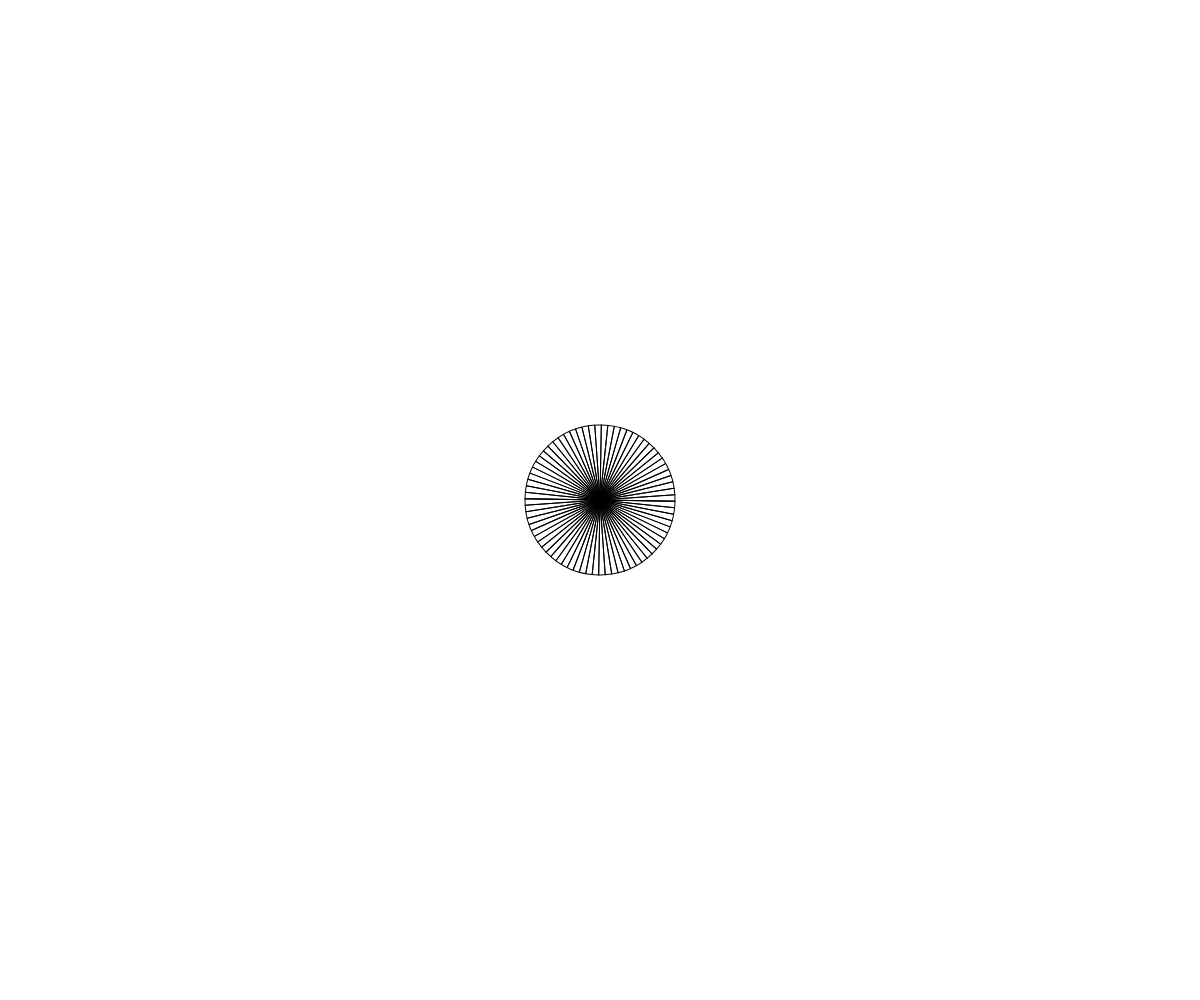
Frame 1 (no input)
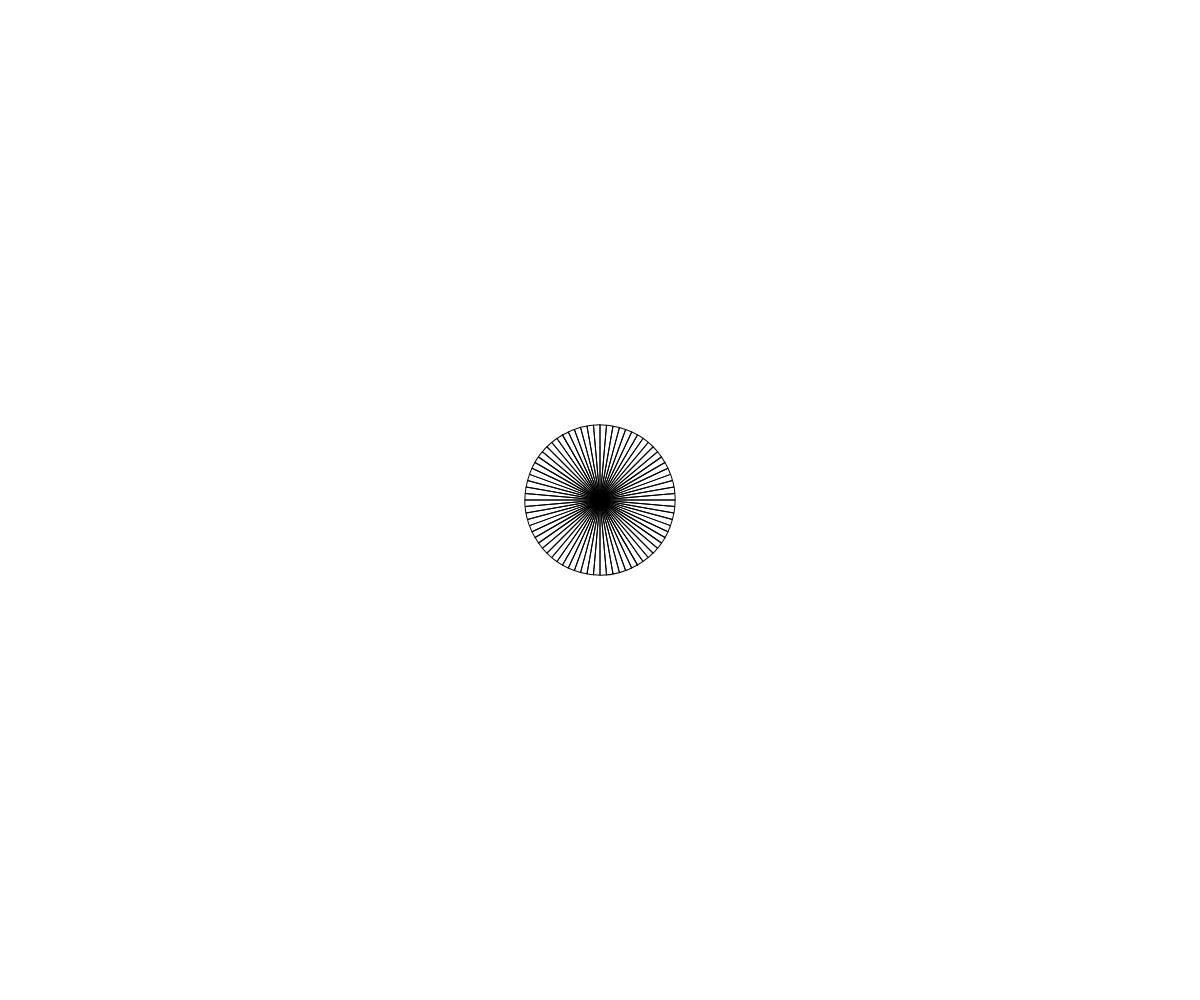
Frame 60 (no input)
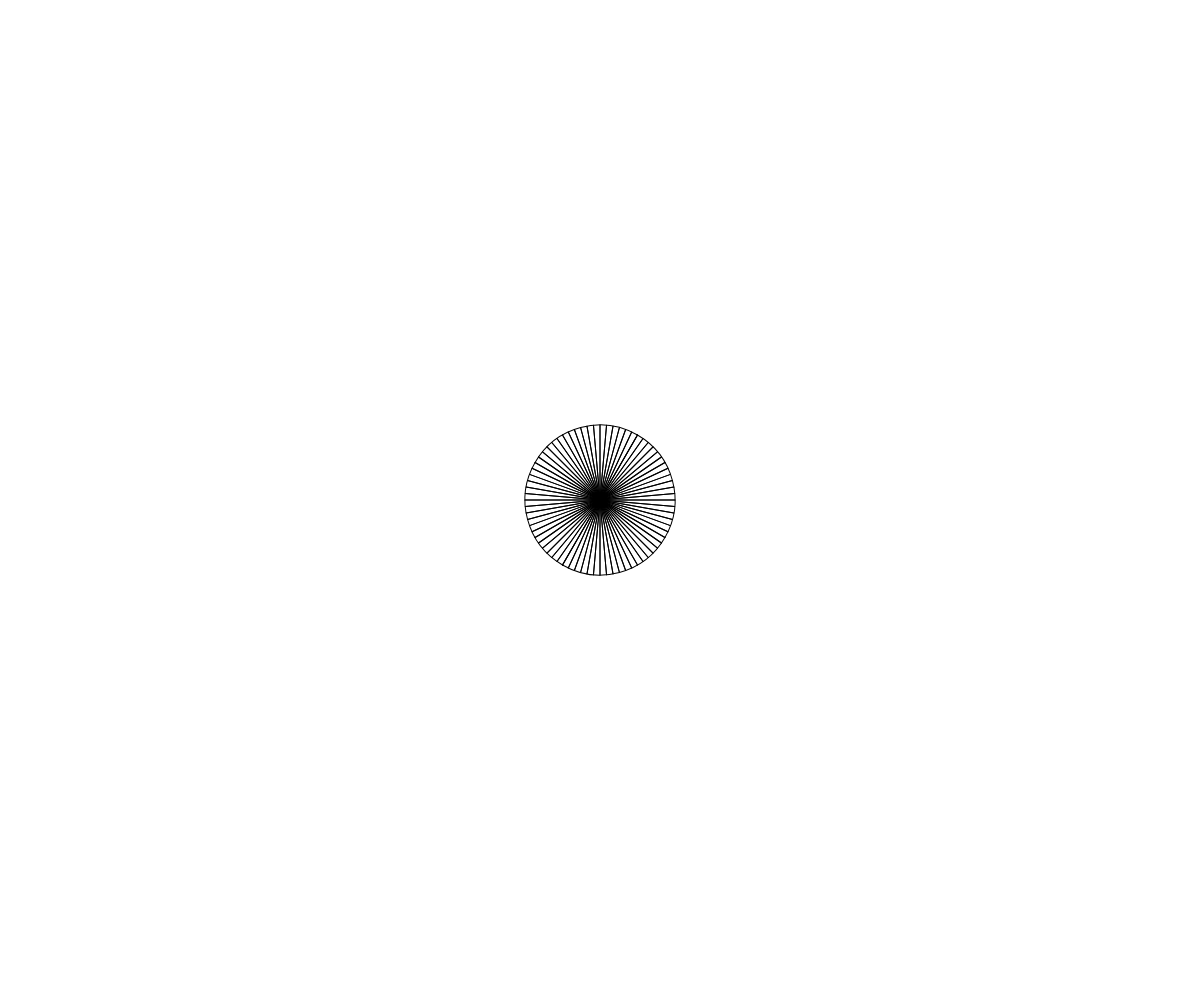
Frame 120 (the mouse pressed at the canvas centre since frame 60)

The p5.js sketch that drew these frames (run headless with seeded random() and noise() and a simulated clock; from frame 60 on, the mouse is pressed at the canvas centre):

// p5.js sketch
// ── sketch.js
// Basic Transformations Sandbox


let originalSpacing = 20;


function setup() {
  createCanvas(windowWidth, windowHeight);
}

function draw() {
  background(255);
  // drawBasicGrid(220);
  // rectangleBlue(0,0)

  // push();
  // translate(200, 150);
  // drawBasicGrid(180);
  // rectangleBlue(0,0)
  // pop();//back to 0,0

  // translate(100, 200);
  // drawBasicGrid(120);
  // rectangleBlue(0,0)

  //transformation one: TRANSLATION



  //add push()  pop()




  //transformation two: SCALE
  // let s = map( mouseX, 0, width, -20, 20);
  // let t = map( mouseY, 0, height, -20, 20);
  angleMode(DEGREES);
  translate(width / 2, height / 2);

  let d = 5;

  rotate(frameCount);

  circle(0, 0, 150)
  for (i = 0; i <= 360; i += d) {
    line(-75, 0, 75, 0);
    rotate(d);
  }

  // scale(s,t); // 0-1 reduction
  //             //  1  no change
  //             // >1  enlargement
  // // drawBasicGrid(100);
  // rectMode(CENTER);
  // rectangleRed(0, 0);




  // //transformation three: ROTATION
  // //reminder: rotations are measured in radians, not degrees! Functions can help with the conversion...
  // angleMode(DEGREES);
  // rotate(45);
  // rotate(frameCount);
  // drawBasicGrid(150);



  //Combinations of Transformations



}


function face(x, y) {
  //draw a face at x,y
  push();
  translate(x, y);
  ellipseMode(CENTER);
  fill(200, 200, 0);
  stroke(0);
  ellipse(0, 0, 80, 80);
  fill(90, 140, 30, 220);
  triangle(-20, 20, 20, 20, 0, 30);
  fill(0);
  ellipse(-25, 0, 10, 10);
  ellipse(25, 0, 10, 10);
  strokeWeight(5);
  line(-30, -10, 30, -10);
  strokeWeight(1);
  pop();

}

function rectangleRed(x, y) {
  //draw a red rectangle at x,y (sized 50 pixels square) - to visualize what happens to the coordinate system
  //when different basic transformations are applied.
  noStroke();
  fill(255, 0, 0, 150);
  rect(x, y, 50, 50);

}

function rectangleBlue(x, y) {
  //draw a red rectangle at x,y (sized 50 pixels square) - to visualize what happens to the coordinate system
  //when different basic transformations are applied.
  noStroke();
  fill(0, 0, 255, 150);
  rect(x, y, 50, 50);

}

function drawBasicGrid(shade) {
  //draw the normal cartesian Coordinate Grid, in a light color. Spaced at 20 px by default
  stroke(shade);
  for (let x = 0; x < width; x += 20) {
    line(x, 0, x, height);
  }
  for (let y = 0; y < height; y += 20) {
    line(0, y, width, y);
  }

  //Draw "X" at the origin
  strokeWeight(3);
  stroke(0);
  line(-5, 0, 5, 0);
  line(0, 5, 0, -5);
  strokeWeight(1);
}
